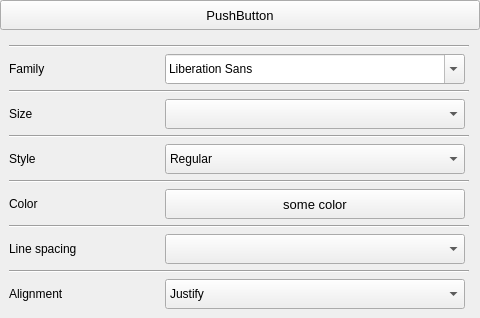
<?xml version="1.0" encoding="UTF-8"?>
<ui version="4.0">
 <class>Settings_ReaderLayoutStyle</class>
 <widget class="QWidget" name="Settings_ReaderLayoutStyle">
  <property name="geometry">
   <rect>
    <x>0</x>
    <y>0</y>
    <width>480</width>
    <height>318</height>
   </rect>
  </property>
  <property name="sizePolicy">
   <sizepolicy hsizetype="Preferred" vsizetype="Fixed">
    <horstretch>0</horstretch>
    <verstretch>0</verstretch>
   </sizepolicy>
  </property>
  <property name="windowTitle">
   <string>Form</string>
  </property>
  <layout class="QVBoxLayout" name="verticalLayout">
   <property name="leftMargin">
    <number>0</number>
   </property>
   <property name="topMargin">
    <number>0</number>
   </property>
   <property name="rightMargin">
    <number>0</number>
   </property>
   <property name="bottomMargin">
    <number>0</number>
   </property>
   <item>
    <widget class="QPushButton" name="ShowButton">
     <property name="minimumSize">
      <size>
       <width>250</width>
       <height>30</height>
      </size>
     </property>
     <property name="maximumSize">
      <size>
       <width>480</width>
       <height>30</height>
      </size>
     </property>
     <property name="font">
      <font>
       <pointsize>10</pointsize>
      </font>
     </property>
     <property name="text">
      <string>PushButton</string>
     </property>
    </widget>
   </item>
   <item>
    <widget class="QWidget" name="StyleWidget" native="true">
     <layout class="QFormLayout" name="formLayout">
      <item row="0" column="0" colspan="2">
       <widget class="Line" name="line_17">
        <property name="maximumSize">
         <size>
          <width>460</width>
          <height>10</height>
         </size>
        </property>
        <property name="orientation">
         <enum>Qt::Horizontal</enum>
        </property>
       </widget>
      </item>
      <item row="1" column="0">
       <widget class="QLabel" name="Family">
        <property name="minimumSize">
         <size>
          <width>150</width>
          <height>30</height>
         </size>
        </property>
        <property name="maximumSize">
         <size>
          <width>150</width>
          <height>30</height>
         </size>
        </property>
        <property name="text">
         <string>Family</string>
        </property>
       </widget>
      </item>
      <item row="1" column="1">
       <widget class="QFontComboBox" name="NameBox">
        <property name="minimumSize">
         <size>
          <width>200</width>
          <height>30</height>
         </size>
        </property>
        <property name="maximumSize">
         <size>
          <width>300</width>
          <height>30</height>
         </size>
        </property>
        <property name="frame">
         <bool>true</bool>
        </property>
       </widget>
      </item>
      <item row="2" column="0" colspan="2">
       <widget class="Line" name="line_22">
        <property name="maximumSize">
         <size>
          <width>460</width>
          <height>10</height>
         </size>
        </property>
        <property name="orientation">
         <enum>Qt::Horizontal</enum>
        </property>
       </widget>
      </item>
      <item row="3" column="0">
       <widget class="QLabel" name="Size">
        <property name="minimumSize">
         <size>
          <width>150</width>
          <height>30</height>
         </size>
        </property>
        <property name="maximumSize">
         <size>
          <width>150</width>
          <height>30</height>
         </size>
        </property>
        <property name="text">
         <string>Size</string>
        </property>
       </widget>
      </item>
      <item row="4" column="0" colspan="2">
       <widget class="Line" name="line_18">
        <property name="maximumSize">
         <size>
          <width>460</width>
          <height>10</height>
         </size>
        </property>
        <property name="orientation">
         <enum>Qt::Horizontal</enum>
        </property>
       </widget>
      </item>
      <item row="5" column="0">
       <widget class="QLabel" name="Style">
        <property name="minimumSize">
         <size>
          <width>150</width>
          <height>30</height>
         </size>
        </property>
        <property name="maximumSize">
         <size>
          <width>150</width>
          <height>30</height>
         </size>
        </property>
        <property name="text">
         <string>Style</string>
        </property>
       </widget>
      </item>
      <item row="5" column="1">
       <widget class="QComboBox" name="TextStyleBox">
        <property name="minimumSize">
         <size>
          <width>200</width>
          <height>30</height>
         </size>
        </property>
        <property name="maximumSize">
         <size>
          <width>300</width>
          <height>30</height>
         </size>
        </property>
        <item>
         <property name="text">
          <string>Regular</string>
         </property>
        </item>
        <item>
         <property name="text">
          <string>Bold</string>
         </property>
        </item>
        <item>
         <property name="text">
          <string>Italic</string>
         </property>
        </item>
        <item>
         <property name="text">
          <string>Bold &amp; Italic</string>
         </property>
        </item>
       </widget>
      </item>
      <item row="6" column="0" colspan="2">
       <widget class="Line" name="line_19">
        <property name="maximumSize">
         <size>
          <width>460</width>
          <height>10</height>
         </size>
        </property>
        <property name="orientation">
         <enum>Qt::Horizontal</enum>
        </property>
       </widget>
      </item>
      <item row="7" column="0">
       <widget class="QLabel" name="Color">
        <property name="minimumSize">
         <size>
          <width>150</width>
          <height>30</height>
         </size>
        </property>
        <property name="maximumSize">
         <size>
          <width>150</width>
          <height>30</height>
         </size>
        </property>
        <property name="text">
         <string>Color</string>
        </property>
       </widget>
      </item>
      <item row="7" column="1">
       <widget class="QPushButton" name="ColorBox">
        <property name="minimumSize">
         <size>
          <width>200</width>
          <height>30</height>
         </size>
        </property>
        <property name="maximumSize">
         <size>
          <width>300</width>
          <height>30</height>
         </size>
        </property>
        <property name="font">
         <font>
          <pointsize>10</pointsize>
         </font>
        </property>
        <property name="text">
         <string>some color</string>
        </property>
       </widget>
      </item>
      <item row="8" column="0" colspan="2">
       <widget class="Line" name="line_20">
        <property name="maximumSize">
         <size>
          <width>460</width>
          <height>10</height>
         </size>
        </property>
        <property name="orientation">
         <enum>Qt::Horizontal</enum>
        </property>
       </widget>
      </item>
      <item row="9" column="0">
       <widget class="QLabel" name="LineSpacing">
        <property name="minimumSize">
         <size>
          <width>150</width>
          <height>30</height>
         </size>
        </property>
        <property name="maximumSize">
         <size>
          <width>150</width>
          <height>30</height>
         </size>
        </property>
        <property name="text">
         <string>Line spacing</string>
        </property>
       </widget>
      </item>
      <item row="9" column="1">
       <widget class="QComboBox" name="LineSpacingBox">
        <property name="minimumSize">
         <size>
          <width>200</width>
          <height>30</height>
         </size>
        </property>
        <property name="maximumSize">
         <size>
          <width>300</width>
          <height>30</height>
         </size>
        </property>
       </widget>
      </item>
      <item row="10" column="0" colspan="2">
       <widget class="Line" name="line_21">
        <property name="maximumSize">
         <size>
          <width>460</width>
          <height>10</height>
         </size>
        </property>
        <property name="orientation">
         <enum>Qt::Horizontal</enum>
        </property>
       </widget>
      </item>
      <item row="11" column="0">
       <widget class="QLabel" name="Alignment">
        <property name="minimumSize">
         <size>
          <width>150</width>
          <height>30</height>
         </size>
        </property>
        <property name="maximumSize">
         <size>
          <width>150</width>
          <height>30</height>
         </size>
        </property>
        <property name="text">
         <string>Alignment</string>
        </property>
       </widget>
      </item>
      <item row="11" column="1">
       <widget class="QComboBox" name="AlignmentBox">
        <property name="minimumSize">
         <size>
          <width>200</width>
          <height>30</height>
         </size>
        </property>
        <property name="maximumSize">
         <size>
          <width>300</width>
          <height>30</height>
         </size>
        </property>
        <item>
         <property name="text">
          <string>Justify</string>
         </property>
        </item>
        <item>
         <property name="text">
          <string>Left</string>
         </property>
        </item>
        <item>
         <property name="text">
          <string>Right</string>
         </property>
        </item>
        <item>
         <property name="text">
          <string>Center</string>
         </property>
        </item>
       </widget>
      </item>
      <item row="3" column="1">
       <widget class="QComboBox" name="SizeBox">
        <property name="minimumSize">
         <size>
          <width>200</width>
          <height>30</height>
         </size>
        </property>
        <property name="maximumSize">
         <size>
          <width>300</width>
          <height>30</height>
         </size>
        </property>
        <property name="currentText">
         <string notr="true"/>
        </property>
       </widget>
      </item>
     </layout>
    </widget>
   </item>
  </layout>
 </widget>
 <resources/>
 <connections/>
</ui>
